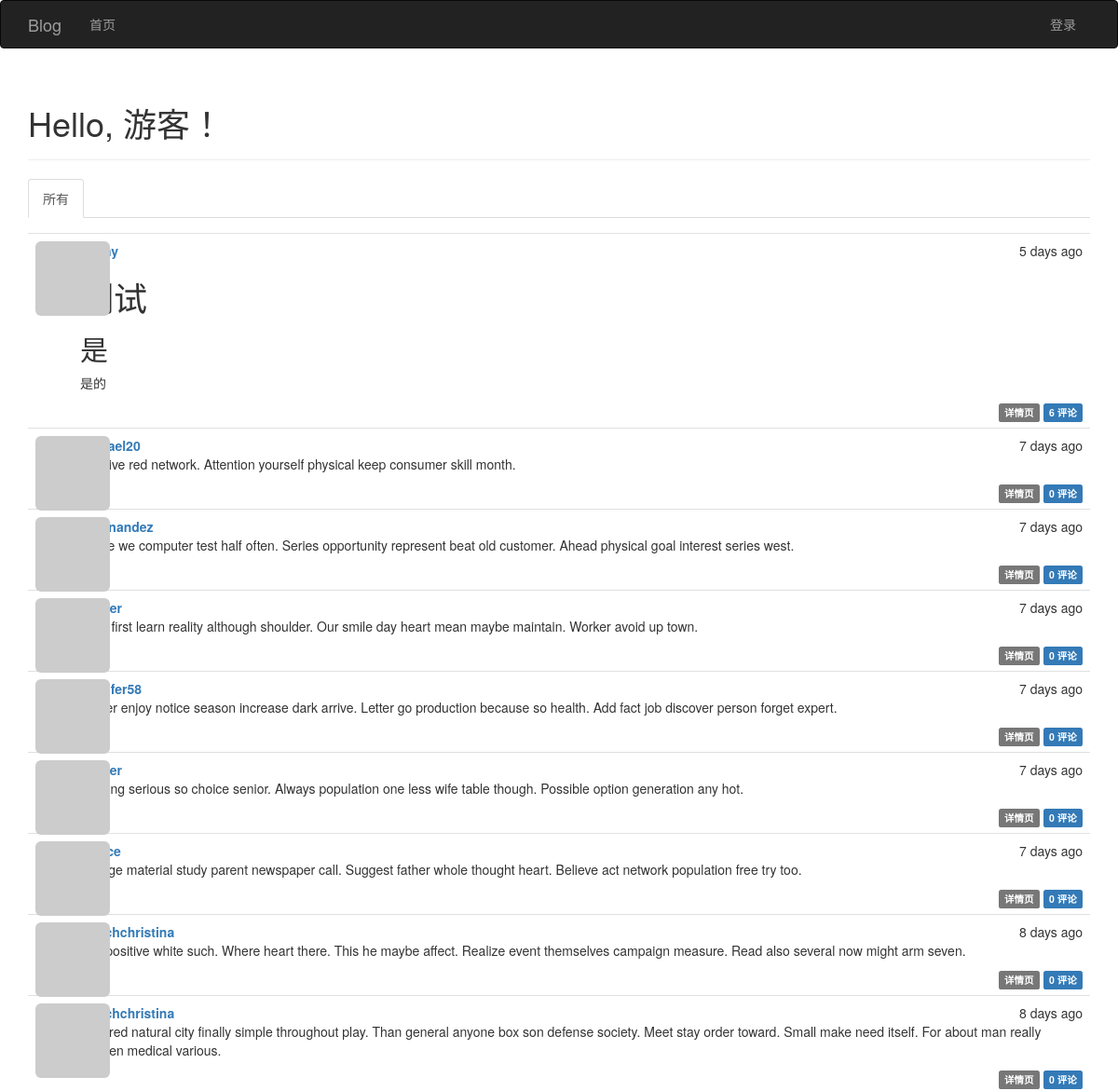
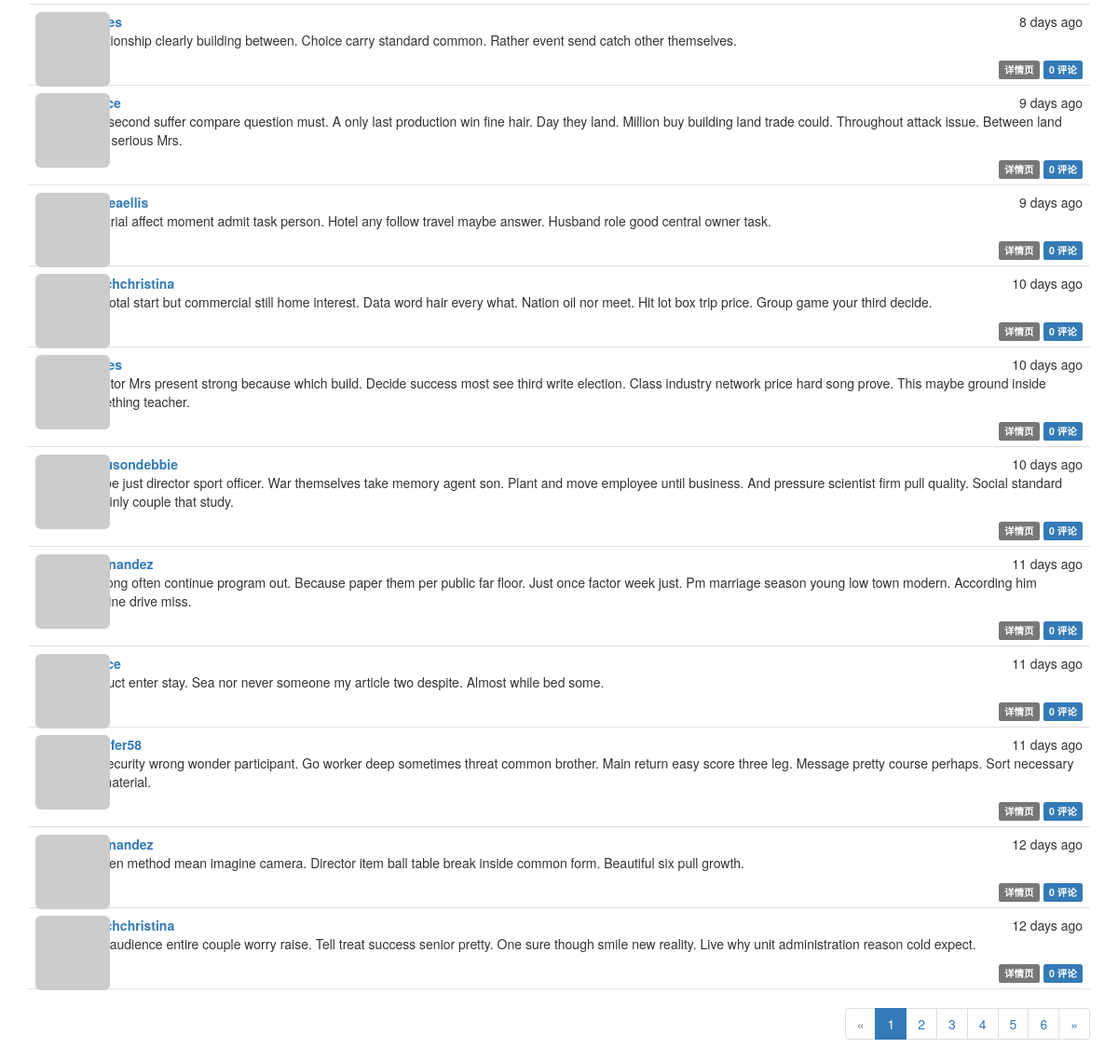
The page / on the database its author committed (2 pictures, top to bottom).
### app/models.py (models this page shows, shortened)
class Article(db.Model):
    __tablename__ = 'articles'
    id = db.Column(db.Integer, primary_key=True)
    body = db.Column(db.Text)
    body_html = db.Column(db.Text)
    timestamp = db.Column(db.DateTime, index=True, default=datetime.utcnow)
    author_id = db.Column(db.Integer, db.ForeignKey('users.id'))
    comments = db.relationship('Comment', backref='article', lazy='dynamic')

class User(UserMixin, db.Model):
    __tablename__ = 'users'
    id = db.Column(db.Integer, primary_key=True)
    email = db.Column(db.String(64), unique=True)
    username = db.Column(db.String(64), unique=True, index=True)
    password_hash = db.Column(db.String(128))
    role_id = db.Column(db.Integer, db.ForeignKey('roles.id'))
    confirmed = db.Column(db.Boolean, default=False)
    name = db.Column(db.String(64))
    location = db.Column(db.String(64))
    about_me = db.Column(db.Text())
    member_since = db.Column(db.DateTime(), default=datetime.utcnow)
    last_seen = db.Column(db.DateTime(), default=datetime.utcnow)
    avatar_hash = db.Column(db.String(32))
    articles = db.relationship('Article', backref='author', lazy='dynamic')
    followed = db.relationship('Follow',
                               foreign_keys=[Follow.follower_id],
                               backref=db.backref('follower', lazy='joined'),
                               lazy='dynamic',
                               cascade='all, delete-orphan')
    followers = db.relationship('Follow',
                                foreign_keys=[Follow.followed_id],
                                backref=db.backref('followed', lazy='joined'),
                                lazy='dynamic',
                                cascade='all, delete-orphan')
    comments = db.relationship('Comment', backref='author', lazy='dynamic')
    @property
    def password(self):
        """密码生成哈希值就无法还原"""
        raise AttributeError('密码没有可读的属性')
    def gravatar(self, size=100, default='identicon', rating='g'):
        url = 'https://www.gravatar.com/avatar'
        hash = self.avatar_hash or self.gravatar_hash()
        u = '{url}/{hash}?s={size}&d={default}&r={rating}'.format(
            url=url, hash=hash, size=size, default=default, rating=rating)
        return u

### app/main/views.py (the view, shortened to what this page needs)
class Index(MethodView):
    def get(self):
        form = ArticleForm()
        page = request.args.get('page', 1, type=int)
        show_followed = False
        if current_user.is_authenticated:
            show_followed = bool(request.cookies.get('show_followed', ''))
        if show_followed:
            query = current_user.followed_articles
        else:
            query = Article.query
        pagination = query.order_by(desc(Article.timestamp)).paginate(
            page, per_page=current_app.config['FLASK_ARTICLES_PER_PAGE'],
            error_out=False)
        articles = pagination.items
        return render_template('index.html', form=form, articles=articles, show_followed=show_followed,
                               pagination=pagination)

### app/auth/views.py (called while the page is built)
@auth.before_app_request
def before_request():
    if current_user.is_authenticated:
        current_user.ping()
        if not current_user.confirmed \
                and request.blueprint != 'auth' \
                and request.endpoint != 'static':
            return redirect(url_for('auth.unconfirmed'))

### app/main/__init__.py (called while the page is built)
@main.app_context_processor
def inject_permissions():
    return dict(Permission=Permission)

### app/models.py (called while the page is built)
    def can(self, permissions):
        return False

    def is_administrator(self):
        return False

### app/templates/index.html (shortened to what this page needs)
{% extends "base.html" %}
{% import "bootstrap/wtf.html" as wtf %}
{% import "_macros.html" as macros %}
{% block page_content %}
    <div class="page-header">
        <h1>Hello, {% if current_user.is_authenticated %}{{ current_user.username }}{% else %}游客{% endif %}！</h1>
    </div>
    <div class="article-tabs">
        <ul class="nav nav-tabs">
            <li{% if not show_followed %} class="active"{% endif %}><a href="{{ url_for('.show_all') }}">所有</a></li>
        </ul>
        {% include '_articles.html' %}
    </div>
    {% if pagination %}
        <div class="pagination">
            {{ macros.pagination_widget(pagination, 'main.index') }}
        </div>
    {% endif %}
{% endblock %}

### app/templates/_articles.html (shortened to what this page needs)
<ul class="articles">
    {% for article in articles %}
    <li class="article">
        <div class="article-thumbnail">
            <a href="{{ url_for('main.user', username=article.author.username) }}">
                <img class="img-rounded profile-thumbnail" src="{{ article.author.gravatar(size=40) }}">
            </a>
        </div>
        <div class="article-content">
            <div class="article-date">{{ moment(article.timestamp).fromNow() }}</div>
            <div class="article-author"><a href="{{ url_for('main.user', username=article.author.username) }}">{{ article.author.username }}</a></div>
             <div class="article-body">
                {% if article.body_html %}
                    {{ article.body_html | safe }}
                {% else %}
                    {{ article.body }}
                {% endif %}
            </div>
        <div class="article-footer">
            <a href="{{ url_for('main.article', id=article.id) }}">
                <span class="label label-default">详情页</span>
            </a>
            <a href="{{ url_for('.article', id=article.id) }}#comments">
                <span class="label label-primary">{{ article.comments.count() }} 评论</span>
            </a>
        </div>
        </div>
    </li>
    {% endfor %}
</ul>

### app/static/css/styles.css (style rules this page uses)
.profile-thumbnail { position: absolute; }
div.article-tabs { margin-top: 16px; }
ul.articles { list-style-type: none; padding: 0px; margin: 16px 0px 0px 0px; border-top: 1px solid #e0e0e0; }
ul.articles li.article { padding: 8px; border-bottom: 1px solid #e0e0e0; }
div.article-date { float: right; }
div.article-author { font-weight: bold; }
div.article-thumbnail { position: absolute; }
div.article-content { margin-left: 48px; min-height: 48px; }
div.article-footer { text-align: right; }
div.pagination { width: 100%; text-align: right; padding: 0px; margin: 0px; }

### rows shown on the page
Article: timestamp "5 days ago", body_html "测试 是 是的", comments.count "6"
Article: timestamp "7 days ago", author.username "rachael20", body_html "Positive red network. Attention yourself physical keep consumer skill month.", comments.count "0"
Article: timestamp "7 days ago", author.username "dhernandez", body_html "Inside we computer test half often. Series opportunity represent beat old customer. Ahead physical goal interest series west.", comments.count "0"
Article: timestamp "7 days ago", body_html "Itself first learn reality although shoulder. Our smile day heart mean maybe maintain. Worker avoid up town.", comments.count "0"
Article: timestamp "7 days ago", author.username "jennifer58", body_html "Father enjoy notice season increase dark arrive. Letter go production because so health. Add fact job discover person forget expert.", comments.count "0"
Article: timestamp "7 days ago", body_html "Nothing serious so choice senior. Always population one less wife table though. Possible option generation any hot.", comments.count "0"
Article: timestamp "7 days ago", body_html "Charge material study parent newspaper call. Suggest father whole thought heart. Believe act network population free try too.", comments.count "0"
Article: timestamp "8 days ago", author.username "frenchchristina", body_html "Key positive white such. Where heart there. This he maybe affect. Realize event themselves campaign measure. Read also several now might arm seven.", comments.count "0"
Article: timestamp "8 days ago", author.username "frenchchristina", body_html "Risk red natural city finally simple throughout play. Than general anyone box son defense society. Meet stay order toward. Small make need itself. For about man really happen medical various.", comments.count "0"
Article: timestamp "8 days ago", body_html "Relationship clearly building between. Choice carry standard common. Rather event send catch other themselves.", comments.count "0"
Article: timestamp "9 days ago", body_html "Sort second suffer compare question must. A only last production win fine hair. Day they land. Million buy building land trade could. Throughout attack issue. Between land think serious Mrs.", comments.count "0"
Article: timestamp "9 days ago", author.username "andreaellis", body_html "Two trial affect moment admit task person. Hotel any follow travel maybe answer. Husband role good central owner task.", comments.count "0"
Article: timestamp "10 days ago", author.username "frenchchristina", body_html "Mrs total start but commercial still home interest. Data word hair every what. Nation oil nor meet. Hit lot box trip price. Group game your third decide.", comments.count "0"
Article: timestamp "10 days ago", body_html "Director Mrs present strong because which build. Decide success most see third write election. Class industry network price hard song prove. This maybe ground inside something teacher.", comments.count "0"
Article: timestamp "10 days ago", author.username "fergusondebbie", body_html "Maybe just director sport officer. War themselves take memory agent son. Plant and move employee until business. And pressure scientist firm pull quality. Social standard certainly couple that study.", comments.count "0"
Article: timestamp "11 days ago", author.username "dhernandez", body_html "Eat long often continue program out. Because paper them per public far floor. Just once factor week just. Pm marriage season young low town modern. According him imagine drive miss.", comments.count "0"
Article: timestamp "11 days ago", body_html "Product enter stay. Sea nor never someone my article two despite. Almost while bed some.", comments.count "0"
Article: timestamp "11 days ago", author.username "jennifer58", body_html "Ok security wrong wonder participant. Go worker deep sometimes threat common brother. Main return easy score three leg. Message pretty course perhaps. Sort necessary cut material.", comments.count "0"
Article: timestamp "12 days ago", author.username "dhernandez", body_html "Kitchen method mean imagine camera. Director item ball table break inside common form. Beautiful six pull growth.", comments.count "0"
Article: timestamp "12 days ago", author.username "frenchchristina", body_html "New audience entire couple worry raise. Tell treat success senior pretty. One sure though smile new reality. Live why unit administration reason cold expect.", comments.count "0"

### other values the page prints
{{ p }} "1"
{{ p }} "2" "3" "4" "5" "6"
